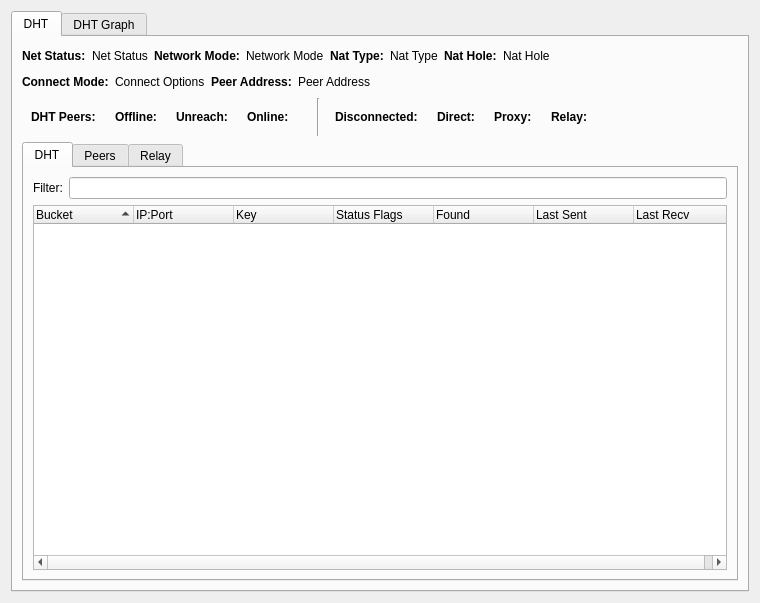
<?xml version="1.0" encoding="UTF-8"?>
<ui version="4.0">
 <class>DhtWindow</class>
 <widget class="QWidget" name="DhtWindow">
  <property name="geometry">
   <rect>
    <x>0</x>
    <y>0</y>
    <width>760</width>
    <height>603</height>
   </rect>
  </property>
  <property name="windowTitle">
   <string>DHT</string>
  </property>
  <layout class="QVBoxLayout" name="verticalLayout_2">
   <item>
    <widget class="QTabWidget" name="tabWidget">
     <property name="currentIndex">
      <number>0</number>
     </property>
     <widget class="QWidget" name="tab">
      <attribute name="title">
       <string>DHT</string>
      </attribute>
      <layout class="QGridLayout" name="gridLayout_6">
       <item row="0" column="0">
        <layout class="QVBoxLayout" name="verticalLayout">
         <item>
          <layout class="QHBoxLayout" name="horizontalLayout_16">
           <item>
            <layout class="QHBoxLayout" name="horizontalLayout">
             <item>
              <widget class="QLabel" name="label_4">
               <property name="font">
                <font>
                 <weight>75</weight>
                 <bold>true</bold>
                </font>
               </property>
               <property name="text">
                <string>Net Status:</string>
               </property>
              </widget>
             </item>
             <item>
              <widget class="QLabel" name="netStatusLabel">
               <property name="layoutDirection">
                <enum>Qt::LeftToRight</enum>
               </property>
               <property name="text">
                <string>Net Status</string>
               </property>
               <property name="alignment">
                <set>Qt::AlignLeading|Qt::AlignLeft|Qt::AlignVCenter</set>
               </property>
              </widget>
             </item>
            </layout>
           </item>
           <item>
            <layout class="QHBoxLayout" name="horizontalLayout_2">
             <item>
              <widget class="QLabel" name="label">
               <property name="font">
                <font>
                 <weight>75</weight>
                 <bold>true</bold>
                </font>
               </property>
               <property name="text">
                <string>Network Mode:</string>
               </property>
              </widget>
             </item>
             <item>
              <widget class="QLabel" name="networkLabel">
               <property name="text">
                <string>Network Mode</string>
               </property>
              </widget>
             </item>
            </layout>
           </item>
           <item>
            <layout class="QHBoxLayout" name="horizontalLayout_6">
             <item>
              <widget class="QLabel" name="label_2">
               <property name="font">
                <font>
                 <weight>75</weight>
                 <bold>true</bold>
                </font>
               </property>
               <property name="text">
                <string>Nat Type:</string>
               </property>
              </widget>
             </item>
             <item>
              <widget class="QLabel" name="natTypeLabel">
               <property name="text">
                <string>Nat Type</string>
               </property>
              </widget>
             </item>
            </layout>
           </item>
           <item>
            <layout class="QHBoxLayout" name="horizontalLayout_7">
             <item>
              <widget class="QLabel" name="label_3">
               <property name="font">
                <font>
                 <weight>75</weight>
                 <bold>true</bold>
                </font>
               </property>
               <property name="text">
                <string>Nat Hole:</string>
               </property>
              </widget>
             </item>
             <item>
              <widget class="QLabel" name="natHoleLabel">
               <property name="text">
                <string>Nat Hole</string>
               </property>
              </widget>
             </item>
             <item>
              <spacer name="horizontalSpacer">
               <property name="orientation">
                <enum>Qt::Horizontal</enum>
               </property>
               <property name="sizeHint" stdset="0">
                <size>
                 <width>40</width>
                 <height>20</height>
                </size>
               </property>
              </spacer>
             </item>
            </layout>
           </item>
          </layout>
         </item>
         <item>
          <layout class="QHBoxLayout" name="horizontalLayout_17">
           <item>
            <layout class="QHBoxLayout" name="horizontalLayout_3">
             <item>
              <widget class="QLabel" name="label_5">
               <property name="font">
                <font>
                 <weight>75</weight>
                 <bold>true</bold>
                </font>
               </property>
               <property name="text">
                <string>Connect Mode:</string>
               </property>
              </widget>
             </item>
             <item>
              <widget class="QLabel" name="connectLabel">
               <property name="sizePolicy">
                <sizepolicy hsizetype="Minimum" vsizetype="Preferred">
                 <horstretch>0</horstretch>
                 <verstretch>0</verstretch>
                </sizepolicy>
               </property>
               <property name="layoutDirection">
                <enum>Qt::LeftToRight</enum>
               </property>
               <property name="text">
                <string>Connect Options</string>
               </property>
              </widget>
             </item>
            </layout>
           </item>
           <item>
            <layout class="QHBoxLayout" name="horizontalLayout_5">
             <item>
              <widget class="QLabel" name="label_6">
               <property name="font">
                <font>
                 <weight>75</weight>
                 <bold>true</bold>
                </font>
               </property>
               <property name="text">
                <string>Peer Address:</string>
               </property>
              </widget>
             </item>
             <item>
              <widget class="QLabel" name="peerAddressLabel">
               <property name="sizePolicy">
                <sizepolicy hsizetype="MinimumExpanding" vsizetype="Preferred">
                 <horstretch>0</horstretch>
                 <verstretch>0</verstretch>
                </sizepolicy>
               </property>
               <property name="text">
                <string>Peer Address</string>
               </property>
              </widget>
             </item>
             <item>
              <spacer name="horizontalSpacer_3">
               <property name="orientation">
                <enum>Qt::Horizontal</enum>
               </property>
               <property name="sizeHint" stdset="0">
                <size>
                 <width>40</width>
                 <height>20</height>
                </size>
               </property>
              </spacer>
             </item>
            </layout>
           </item>
          </layout>
         </item>
         <item>
          <layout class="QHBoxLayout" name="horizontalLayout_18">
           <item>
            <widget class="QFrame" name="frame">
             <layout class="QGridLayout" name="gridLayout">
              <item row="0" column="2">
               <layout class="QHBoxLayout" name="horizontalLayout_8">
                <item>
                 <widget class="QLabel" name="label_9">
                  <property name="font">
                   <font>
                    <weight>75</weight>
                    <bold>true</bold>
                   </font>
                  </property>
                  <property name="text">
                   <string>Unreach:</string>
                  </property>
                 </widget>
                </item>
                <item>
                 <widget class="QLabel" name="label_unreachable">
                  <property name="text">
                   <string/>
                  </property>
                 </widget>
                </item>
               </layout>
              </item>
              <item row="0" column="3">
               <layout class="QHBoxLayout" name="horizontalLayout_9">
                <item>
                 <widget class="QLabel" name="label_10">
                  <property name="font">
                   <font>
                    <weight>75</weight>
                    <bold>true</bold>
                   </font>
                  </property>
                  <property name="text">
                   <string>Online:</string>
                  </property>
                 </widget>
                </item>
                <item>
                 <widget class="QLabel" name="label_online">
                  <property name="text">
                   <string/>
                  </property>
                 </widget>
                </item>
               </layout>
              </item>
              <item row="0" column="1">
               <layout class="QHBoxLayout" name="horizontalLayout_4">
                <item>
                 <widget class="QLabel" name="label_8">
                  <property name="font">
                   <font>
                    <weight>75</weight>
                    <bold>true</bold>
                   </font>
                  </property>
                  <property name="text">
                   <string>Offline:</string>
                  </property>
                 </widget>
                </item>
                <item>
                 <widget class="QLabel" name="label_offline">
                  <property name="text">
                   <string/>
                  </property>
                 </widget>
                </item>
               </layout>
              </item>
              <item row="0" column="0">
               <layout class="QHBoxLayout" name="horizontalLayout_10">
                <item>
                 <widget class="QLabel" name="label_7">
                  <property name="font">
                   <font>
                    <weight>75</weight>
                    <bold>true</bold>
                   </font>
                  </property>
                  <property name="text">
                   <string>DHT Peers:</string>
                  </property>
                 </widget>
                </item>
                <item>
                 <widget class="QLabel" name="label_peers">
                  <property name="text">
                   <string/>
                  </property>
                 </widget>
                </item>
               </layout>
              </item>
             </layout>
            </widget>
           </item>
           <item>
            <widget class="Line" name="line">
             <property name="orientation">
              <enum>Qt::Vertical</enum>
             </property>
            </widget>
           </item>
           <item>
            <widget class="QWidget" name="widget_2" native="true">
             <layout class="QHBoxLayout" name="horizontalLayout_15">
              <item>
               <layout class="QHBoxLayout" name="horizontalLayout_11">
                <item>
                 <widget class="QLabel" name="label_12">
                  <property name="font">
                   <font>
                    <weight>75</weight>
                    <bold>true</bold>
                   </font>
                  </property>
                  <property name="text">
                   <string>Disconnected:</string>
                  </property>
                 </widget>
                </item>
                <item>
                 <widget class="QLabel" name="label_disconnected">
                  <property name="text">
                   <string/>
                  </property>
                 </widget>
                </item>
               </layout>
              </item>
              <item>
               <layout class="QHBoxLayout" name="horizontalLayout_12">
                <item>
                 <widget class="QLabel" name="label_13">
                  <property name="font">
                   <font>
                    <weight>75</weight>
                    <bold>true</bold>
                   </font>
                  </property>
                  <property name="text">
                   <string>Direct:</string>
                  </property>
                 </widget>
                </item>
                <item>
                 <widget class="QLabel" name="label_direct">
                  <property name="text">
                   <string/>
                  </property>
                 </widget>
                </item>
               </layout>
              </item>
              <item>
               <layout class="QHBoxLayout" name="horizontalLayout_13">
                <item>
                 <widget class="QLabel" name="label_14">
                  <property name="font">
                   <font>
                    <weight>75</weight>
                    <bold>true</bold>
                   </font>
                  </property>
                  <property name="text">
                   <string>Proxy:</string>
                  </property>
                 </widget>
                </item>
                <item>
                 <widget class="QLabel" name="label_proxy">
                  <property name="text">
                   <string/>
                  </property>
                 </widget>
                </item>
               </layout>
              </item>
              <item>
               <layout class="QHBoxLayout" name="horizontalLayout_14">
                <item>
                 <widget class="QLabel" name="label_16">
                  <property name="font">
                   <font>
                    <weight>75</weight>
                    <bold>true</bold>
                   </font>
                  </property>
                  <property name="text">
                   <string>Relay:</string>
                  </property>
                 </widget>
                </item>
                <item>
                 <widget class="QLabel" name="label_relay">
                  <property name="text">
                   <string/>
                  </property>
                 </widget>
                </item>
               </layout>
              </item>
              <item>
               <spacer name="horizontalSpacer_2">
                <property name="orientation">
                 <enum>Qt::Horizontal</enum>
                </property>
                <property name="sizeHint" stdset="0">
                 <size>
                  <width>40</width>
                  <height>20</height>
                 </size>
                </property>
               </spacer>
              </item>
             </layout>
            </widget>
           </item>
          </layout>
         </item>
        </layout>
       </item>
       <item row="1" column="0">
        <widget class="QTabWidget" name="tabWidget_2">
         <property name="currentIndex">
          <number>0</number>
         </property>
         <widget class="QWidget" name="tab_3">
          <attribute name="title">
           <string>DHT</string>
          </attribute>
          <layout class="QGridLayout" name="gridLayout_2">
           <item row="1" column="0">
            <widget class="QTreeWidget" name="dhtTreeWidget">
             <property name="contextMenuPolicy">
              <enum>Qt::CustomContextMenu</enum>
             </property>
             <property name="defaultDropAction">
              <enum>Qt::CopyAction</enum>
             </property>
             <property name="selectionMode">
              <enum>QAbstractItemView::MultiSelection</enum>
             </property>
             <property name="sortingEnabled">
              <bool>true</bool>
             </property>
             <column>
              <property name="text">
               <string>Bucket</string>
              </property>
             </column>
             <column>
              <property name="text">
               <string>IP:Port</string>
              </property>
             </column>
             <column>
              <property name="text">
               <string>Key</string>
              </property>
             </column>
             <column>
              <property name="text">
               <string>Status Flags</string>
              </property>
             </column>
             <column>
              <property name="text">
               <string>Found</string>
              </property>
             </column>
             <column>
              <property name="text">
               <string>Last Sent</string>
              </property>
             </column>
             <column>
              <property name="text">
               <string>Last Recv</string>
              </property>
             </column>
            </widget>
           </item>
           <item row="0" column="0">
            <layout class="QHBoxLayout" name="horizontalLayout_19">
             <item>
              <widget class="QLabel" name="filterLabel">
               <property name="text">
                <string>Filter:</string>
               </property>
              </widget>
             </item>
             <item>
              <widget class="LineEditClear" name="filterLineEdit">
               <property name="toolTip">
                <string>Search Network</string>
               </property>
              </widget>
             </item>
            </layout>
           </item>
          </layout>
         </widget>
         <widget class="QWidget" name="tab_4">
          <attribute name="title">
           <string>Peers</string>
          </attribute>
          <layout class="QGridLayout" name="gridLayout_4">
           <item row="0" column="0">
            <widget class="QTreeWidget" name="peerTreeWidget">
             <property name="sortingEnabled">
              <bool>true</bool>
             </property>
             <column>
              <property name="text">
               <string>Name</string>
              </property>
             </column>
             <column>
              <property name="text">
               <string>PeerId</string>
              </property>
             </column>
             <column>
              <property name="text">
               <string>DHT Status</string>
              </property>
             </column>
             <column>
              <property name="text">
               <string>ConnectLogic</string>
              </property>
             </column>
             <column>
              <property name="text">
               <string>Connect Status</string>
              </property>
             </column>
             <column>
              <property name="text">
               <string>Connect Mode</string>
              </property>
             </column>
             <column>
              <property name="text">
               <string>Request Status</string>
              </property>
             </column>
             <column>
              <property name="text">
               <string>Cb Status</string>
              </property>
             </column>
             <column>
              <property name="text">
               <string>RsId</string>
              </property>
             </column>
            </widget>
           </item>
          </layout>
         </widget>
         <widget class="QWidget" name="tab_5">
          <attribute name="title">
           <string>Relay</string>
          </attribute>
          <layout class="QGridLayout" name="gridLayout_5">
           <item row="0" column="0">
            <widget class="QTreeWidget" name="relayTreeWidget">
             <property name="sortingEnabled">
              <bool>true</bool>
             </property>
             <column>
              <property name="text">
               <string>Relay Mode</string>
              </property>
             </column>
             <column>
              <property name="text">
               <string>Source</string>
              </property>
             </column>
             <column>
              <property name="text">
               <string>Proxy</string>
              </property>
             </column>
             <column>
              <property name="text">
               <string>Destination</string>
              </property>
             </column>
             <column>
              <property name="text">
               <string>Class</string>
              </property>
             </column>
             <column>
              <property name="text">
               <string>Age</string>
              </property>
             </column>
             <column>
              <property name="text">
               <string>Last Sent</string>
              </property>
             </column>
             <column>
              <property name="text">
               <string>Bandwidth</string>
              </property>
             </column>
            </widget>
           </item>
          </layout>
         </widget>
        </widget>
       </item>
      </layout>
     </widget>
     <widget class="QWidget" name="tab_2">
      <attribute name="title">
       <string>DHT Graph</string>
      </attribute>
      <layout class="QGridLayout" name="gridLayout_3">
       <item row="0" column="0">
        <widget class="DhtGraph" name="frmGraph">
         <property name="minimumSize">
          <size>
           <width>120</width>
           <height>80</height>
          </size>
         </property>
         <property name="contextMenuPolicy">
          <enum>Qt::NoContextMenu</enum>
         </property>
         <property name="frameShape">
          <enum>QFrame::Box</enum>
         </property>
         <property name="frameShadow">
          <enum>QFrame::Plain</enum>
         </property>
        </widget>
       </item>
      </layout>
     </widget>
    </widget>
   </item>
  </layout>
 </widget>
 <customwidgets>
  <customwidget>
   <class>DhtGraph</class>
   <extends>QFrame</extends>
   <header>gui/statistics/dhtgraph.h</header>
   <container>1</container>
  </customwidget>
  <customwidget>
   <class>LineEditClear</class>
   <extends>QLineEdit</extends>
   <header location="global">gui/common/LineEditClear.h</header>
  </customwidget>
 </customwidgets>
 <resources/>
 <connections/>
</ui>
